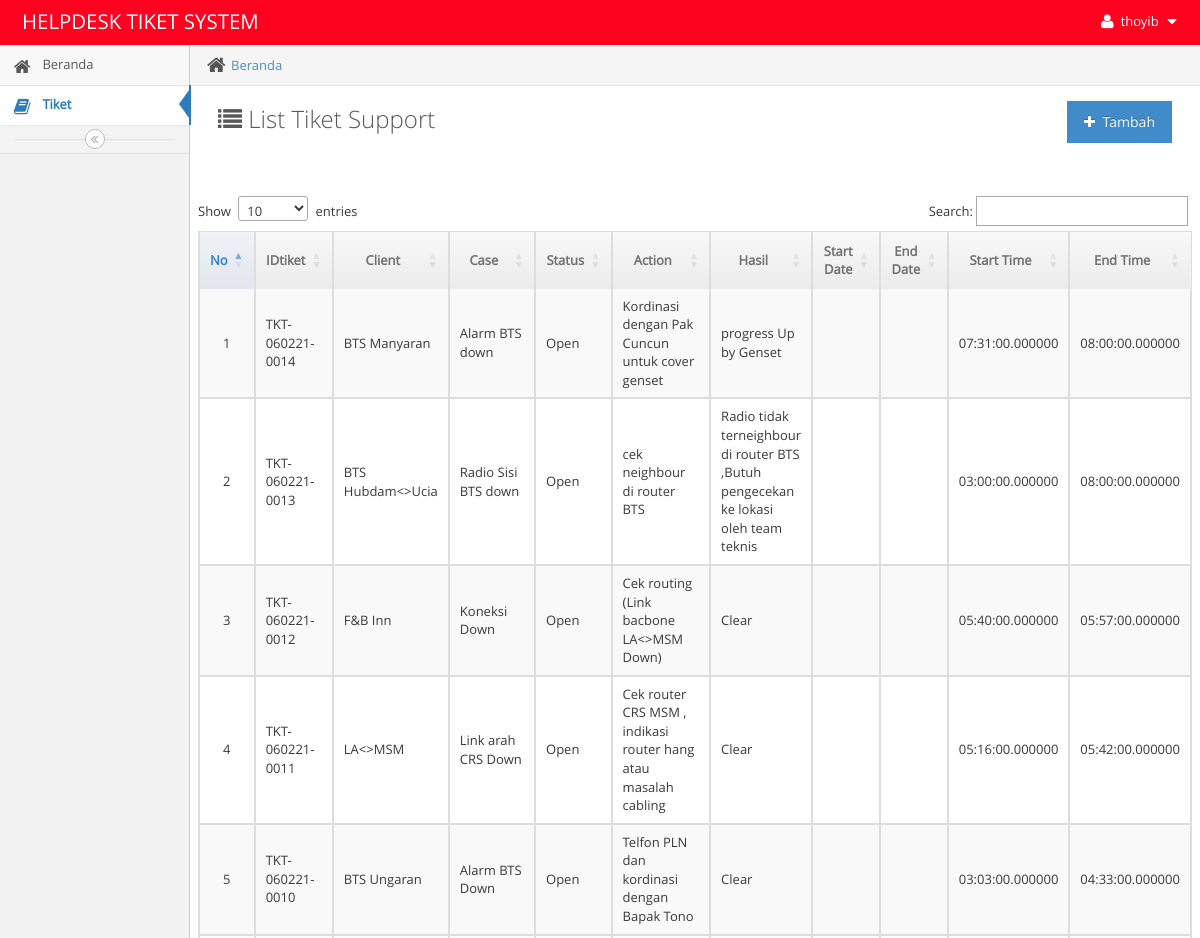
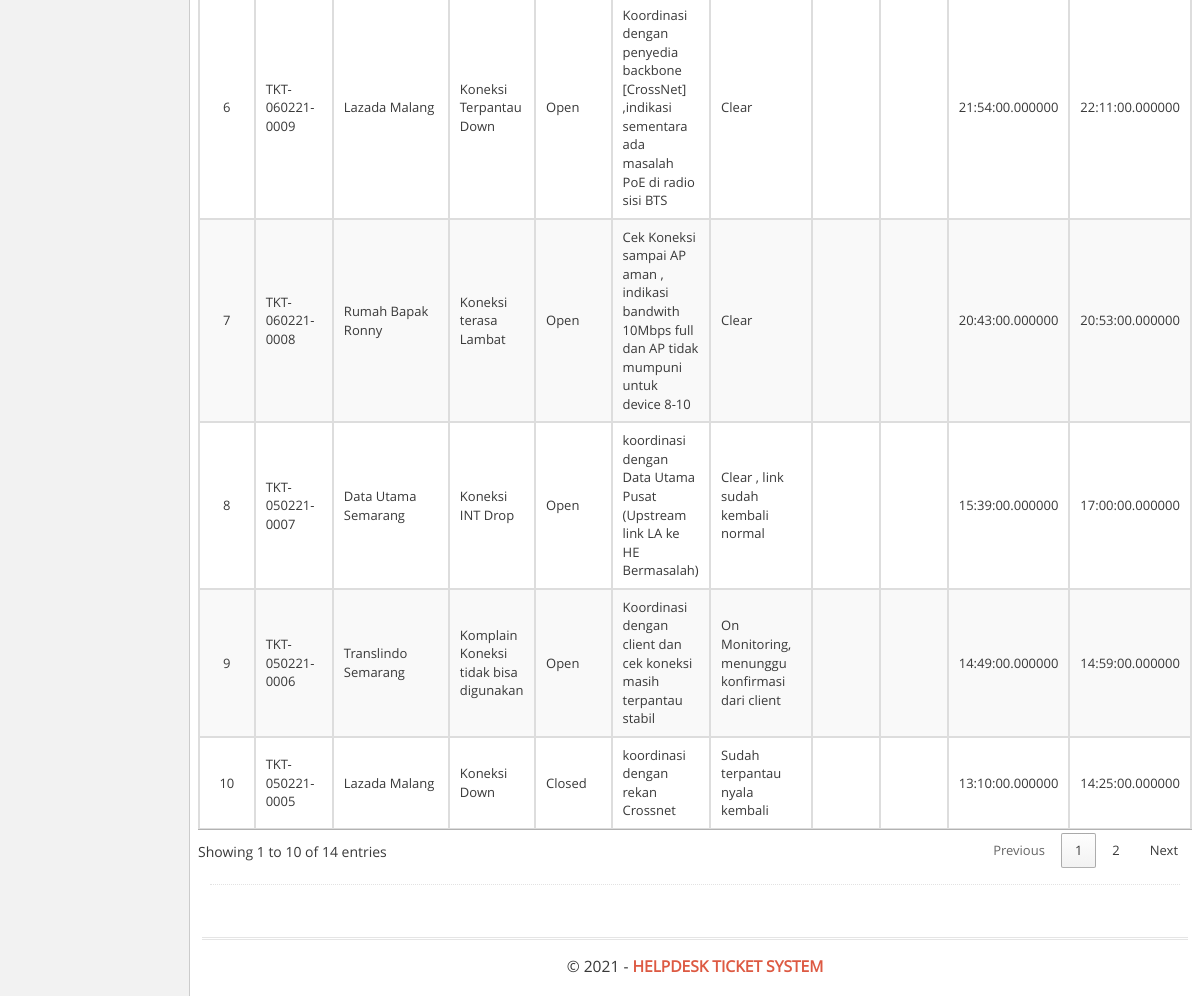
Page /main.php?module=tiket_list (signed in) on the committed database (2 pictures, top to bottom).
### tables this page shows
CREATE TABLE `tiket` (
  `idtiket` varchar(200) NOT NULL,
  `departemen` varchar(100) DEFAULT 'HELPDESK',
  `nama` varchar(100) NOT NULL,
  `email` varchar(100) NOT NULL,
  `client` varchar(100) NOT NULL,
  `problem` varchar(100) NOT NULL,
  `status` enum('Open','Closed') NOT NULL DEFAULT 'Open',
  `action` varchar(100) NOT NULL,
  `hasil` varchar(200) NOT NULL,
  `date` date NOT NULL,
  `createdate` timestamp NOT NULL DEFAULT CURRENT_TIMESTAMP,
  `starttime` time(6) NOT NULL,
  `endtime` time(6) NOT NULL,
  `id_user` int(10) NOT NULL,
  `updatedate` timestamp NOT NULL DEFAULT CURRENT_TIMESTAMP,
  `updateuser` int(10) NOT NULL,
  `attachment` blob,
  `priority` varchar(100) NOT NULL,
  `solveby` int(10) DEFAULT NULL
);

### modules/tiket/view_list.php (the view, shortened to what this page needs)
<div class="breadcrumbs breadcrumbs-fixed" id="breadcrumbs">
    <ul class="breadcrumb">
        <li>
            <i class="ace-icon fa fa-home home-icon"></i>
            <a href="?module=beranda">Beranda</a>
        </li>
    </ul>
</div>
<div class="page-content">
    <div class="page-header">
        <h1 style="color:#585858">
            <i class="ace-icon fa fa-list"></i> List Tiket Support
            <a href="?module=form_tiket&form=add">
                <button class="btn btn-primary pull-right">
                    <i class="ace-icon fa fa-plus"></i> Tambah
                </button>
            </a>
        </h1>
        <br>
        <br>
<br>
    <div class="row">
        <div class="col-xs-12">
            <div class="row">
                <div class="col-xs-12">
                    <div>
                        <div class="row">
                                <table id="dynamic-table" class="table table-striped table-bordered table-hover">
                            <thead>
                                <tr>
                                    <th class='center'>No</th>
                                    <th class='center'>IDtiket</th>
                                    <th class='center'>Client</th>
									<th class="center" >Case</th>
                                    <th class="center" >Status</th>
                                    <th class='center'>Action</th>
									<th class='center'>Hasil</th>
									<th class='center'>Start Date</th>
									<th class='center'>End Date</th>
									<th class='center'>Start Time</th>
									<th class='center'>End Time</th>
                                </tr>
                            </thead>
                            <?php
                            $no = 1;
                            $query = mysqli_query($mysqli, "SELECT
  *
FROM
  tiket
GROUP BY idtiket DESC
")
                                                or die('Ada kesalahan pada query tampil Data: '.mysqli_error($mysqli));
                            while ($data = mysqli_fetch_assoc($query)) {
                                 if ($data['status']=="Isi") {
                                    $warna = "#f2dede";
                                } else {
                                    $warna = "";
                                }
                            ?>
                          <tr>
                                    <td width="10" class="center"><?php echo $no; ?></td>
                                    <td width="100"><?php echo $data['idtiket']; ?></td>
                                    <td width="100"><?php echo $data['client']; ?></td>
                                    <td width="100"><?php echo $data['problem']; ?></td>
                                    <td width="100" style="background:<?php echo $warna; ?>"><?php echo $data['status']; ?></td>
									<td width="100"><?php echo $data['action']; ?></td>
									<td width="100"><?php echo $data['hasil']; ?></td>
									<td width="100"><?php echo $data['startdate']; ?></td>
									<td width="100"><?php echo $data['enddate']; ?></td>
									<td width="100"><?php echo $data['starttime']; ?></td>
									<td width="100"><?php echo $data['endtime']; ?></td>
                                    </div>
                                    </div>
                                </tr>
                            <?php
                                $no++;
                            } ?>

### rows in the picture
tiket: idtiket "TKT-060221-0014", client "BTS Manyaran", problem "Alarm BTS down", status "Open", action "Kordinasi dengan Pak Cuncun untuk cover genset", hasil "progress Up by Genset", starttime "07:31:00.000000", endtime "08:00:00.000000"
tiket: idtiket "TKT-060221-0013", client "BTS Hubdam<>Ucia", problem "Radio Sisi BTS down", status "Open", action "cek neighbour di router BTS", hasil "Radio tidak terneighbour di router BTS ,Butuh pengecekan ke lokasi oleh team teknis", starttime "03:00:00.000000", endtime "08:00:00.000000"
tiket: idtiket "TKT-060221-0012", client "F&B Inn", problem "Koneksi Down", status "Open", action "Cek routing (Link bacbone LA<>MSM Down)", hasil "Clear", starttime "05:40:00.000000", endtime "05:57:00.000000"
tiket: idtiket "TKT-060221-0011", client "LA<>MSM", problem "Link arah CRS Down", status "Open", action "Cek router CRS MSM , indikasi router hang atau masalah cabling", hasil "Clear", starttime "05:16:00.000000", endtime "05:42:00.000000"
tiket: idtiket "TKT-060221-0010", client "BTS Ungaran", problem "Alarm BTS Down", status "Open", action "Telfon PLN dan kordinasi dengan Bapak Tono", hasil "Clear", starttime "03:03:00.000000", endtime "04:33:00.000000"
tiket: idtiket "TKT-060221-0009", client "Lazada Malang", problem "Koneksi Terpantau Down", status "Open", action "Koordinasi dengan penyedia backbone [CrossNet] ,indikasi sementara ada masalah PoE di radio sisi BTS", hasil "Clear", starttime "21:54:00.000000", endtime "22:11:00.000000"
tiket: idtiket "TKT-060221-0008", client "Rumah Bapak Ronny", problem "Koneksi terasa Lambat", status "Open", action "Cek Koneksi sampai AP aman , indikasi bandwith 10Mbps full dan AP tidak mumpuni untuk device 8-10", hasil "Clear", starttime "20:43:00.000000", endtime "20:53:00.000000"
tiket: idtiket "TKT-050221-0007", client "Data Utama Semarang", problem "Koneksi INT Drop", status "Open", action "koordinasi dengan Data Utama Pusat (Upstream link LA ke HE Bermasalah)", hasil "Clear , link sudah kembali normal", starttime "15:39:00.000000", endtime "17:00:00.000000"
tiket: idtiket "TKT-050221-0006", client "Translindo Semarang", problem "Komplain Koneksi tidak bisa digunakan", status "Open", action "Koordinasi dengan client dan cek koneksi masih terpantau stabil", hasil "On Monitoring, menunggu konfirmasi dari client", starttime "14:49:00.000000", endtime "14:59:00.000000"
tiket: idtiket "TKT-050221-0005", client "Lazada Malang", problem "Koneksi Down", status "Closed", action "koordinasi dengan rekan Crossnet", hasil "Sudah terpantau nyala kembali", starttime "13:10:00.000000", endtime "14:25:00.000000"

### other values in the picture
$_SESSION['username'] "thoyib"
